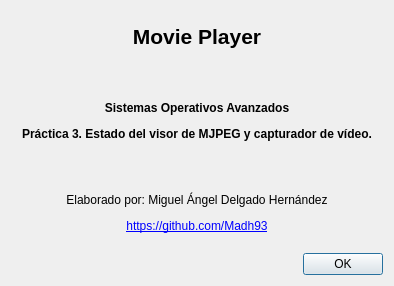
<?xml version="1.0" encoding="UTF-8"?>
<ui version="4.0">
 <class>Acerca</class>
 <widget class="QDialog" name="Acerca">
  <property name="geometry">
   <rect>
    <x>0</x>
    <y>0</y>
    <width>394</width>
    <height>286</height>
   </rect>
  </property>
  <property name="windowTitle">
   <string>Acerca de</string>
  </property>
  <layout class="QVBoxLayout" name="verticalLayout_2">
   <item>
    <layout class="QVBoxLayout" name="verticalLayout">
     <item>
      <widget class="QLabel" name="label">
       <property name="text">
        <string>&lt;html&gt;&lt;head/&gt;&lt;body&gt;&lt;p align=&quot;center&quot;&gt;&lt;span style=&quot; font-size:16pt; font-weight:600;&quot;&gt;Movie Player&lt;/span&gt;&lt;/p&gt;&lt;p align=&quot;center&quot;&gt;&lt;br/&gt;&lt;/p&gt;&lt;p align=&quot;center&quot;&gt;&lt;span style=&quot; font-weight:600;&quot;&gt;Sistemas Operativos Avanzados&lt;/span&gt;&lt;/p&gt;&lt;p align=&quot;center&quot;&gt;&lt;span style=&quot; font-weight:600;&quot;&gt;Práctica 3. Estado del visor de MJPEG y capturador de vídeo.&lt;/span&gt;&lt;/p&gt;&lt;p align=&quot;center&quot;&gt;&lt;br/&gt;&lt;/p&gt;&lt;p align=&quot;center&quot;&gt;Elaborado por: Miguel Ángel Delgado Hernández&lt;/p&gt;&lt;p align=&quot;center&quot;&gt;&lt;a href=&quot;https://github.com/Madh93&quot;&gt;&lt;span style=&quot; text-decoration: underline; color:#0000ff;&quot;&gt;https://github.com/Madh93&lt;/span&gt;&lt;/a&gt;&lt;/p&gt;&lt;/body&gt;&lt;/html&gt;</string>
       </property>
      </widget>
     </item>
    </layout>
   </item>
   <item>
    <widget class="QDialogButtonBox" name="buttonBox">
     <property name="orientation">
      <enum>Qt::Horizontal</enum>
     </property>
     <property name="standardButtons">
      <set>QDialogButtonBox::Ok</set>
     </property>
    </widget>
   </item>
  </layout>
 </widget>
 <resources/>
 <connections>
  <connection>
   <sender>buttonBox</sender>
   <signal>accepted()</signal>
   <receiver>Acerca</receiver>
   <slot>accept()</slot>
   <hints>
    <hint type="sourcelabel">
     <x>248</x>
     <y>254</y>
    </hint>
    <hint type="destinationlabel">
     <x>157</x>
     <y>274</y>
    </hint>
   </hints>
  </connection>
  <connection>
   <sender>buttonBox</sender>
   <signal>rejected()</signal>
   <receiver>Acerca</receiver>
   <slot>reject()</slot>
   <hints>
    <hint type="sourcelabel">
     <x>316</x>
     <y>260</y>
    </hint>
    <hint type="destinationlabel">
     <x>286</x>
     <y>274</y>
    </hint>
   </hints>
  </connection>
 </connections>
</ui>
